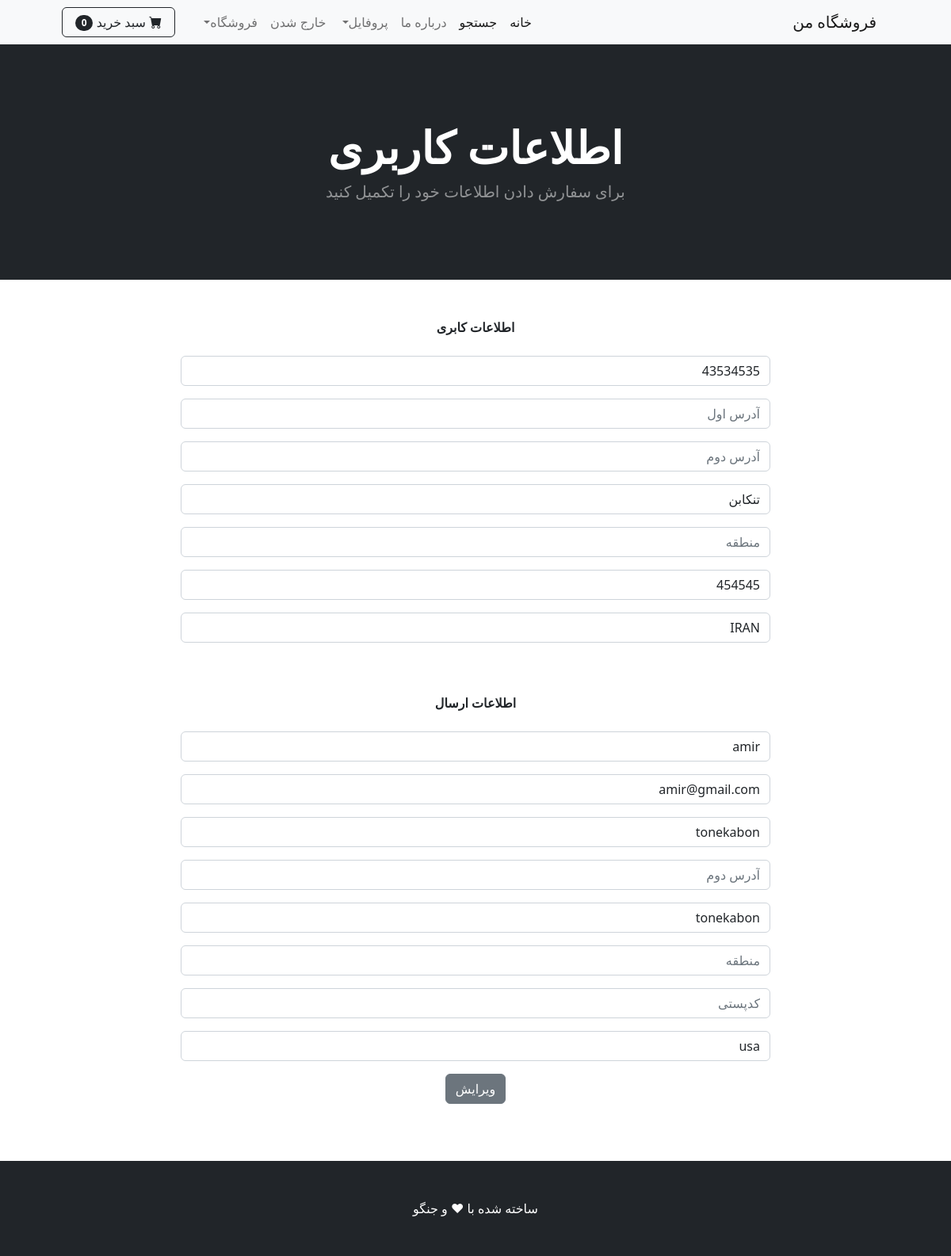
The page /update_info/ (signed in) on the database its author committed.
### shop/models.py (models this page shows, shortened)
class Profile(models.Model):
    user = models.OneToOneField(User,on_delete=models.CASCADE)
    date_modified = models.DateTimeField(User,auto_now = True)
    phone = models.CharField(max_length=25,blank=True)
    address1 = models.CharField(max_length=250,blank=True)
    address2 = models.CharField(max_length=250,blank=True)
    city = models.CharField(max_length=25,blank=True)
    state = models.CharField(max_length=25,blank=True)
    zipcode = models.CharField(max_length=25,blank=True)
    country = models.CharField(max_length=25,default='IRAN')
    old_cart = models.CharField(max_length=200,blank=True,null=True)

### payment/models.py (models this page shows, shortened)
class ShippingAddress(models.Model):
    user = models.ForeignKey(User, on_delete=models.CASCADE,null=True,blank=True)
    shipping_full_name = models.CharField(max_length=250)
    shipping_email = models.CharField(max_length=300)
    shipping_address1 = models.CharField(max_length=250,blank=True)
    shipping_address2 = models.CharField(max_length=250,blank=True,null=True)
    shipping_city = models.CharField(max_length=25,blank=True)
    shipping_state = models.CharField(max_length=25,blank=True,null=True)
    shipping_zipcode = models.CharField(max_length=25,blank=True,null=True)
    shipping_country = models.CharField(max_length=25,default='IRAN')
    class Meta:
        verbose_name_plural = 'Shipping Address'

### shop/views.py (the view)
# urls.py: path('update_info/',views.update_info, name="update_info"),
def update_info(request):
    if request.user.is_authenticated:
        current_user = Profile.objects.get(user__id=request.user.id)
        shipping_user = ShippingAddress.objects.get(user__id=request.user.id)
        form = UpdateUserInfo(request.POST or None,instance = current_user)
        shipping_form = ShippingForm(request.POST or None,instance = shipping_user)
        if form.is_valid() or shipping_form.is_valid():
            form.save()
            shipping_form.save()
            messages.success(request,"اطلاعات کاربری شما ویرایش شد")
            return redirect('home')
        return render(request,'update_info.html',{'form':form,'shipping_form':shipping_form})
    else:
        messages.success(request,"ابتدا باید لاگین شوید")
        return redirect('home')

### cart/cart.py (called while the page is built)
    def __len__(self):
        return len(self.cart)

### cart/context_processors.py (called while the page is built)
def cart(request):
    return {'cart':Cart(request)}

### shop/templates/update_info.html (shortened to what this page needs)
{%  extends 'base.html' %}
{% block content %}
<header class="bg-dark py-5">
    <div class="container px-4 px-lg-5 my-5">
        <div class="text-center text-white">
            <h1 class="display-4 fw-bolder">اطلاعات کاربری</h1>
            <p class="lead fw-normal text-white-50 mb-0">برای سفارش دادن اطلاعات خود را تکمیل کنید</p>
        </div>
    </div>
</header>
<br><br>
<div class="container">
    <div class="row">
        <center>
            <div class="col-8">
                <strong>اطلاعات کابری</strong>
                <br><br>
                <form method="POST" action="{% url 'update_info' %}">
                        {{ form.as_p }}
                        <br><br>
                        <strong>اطلاعات ارسال</strong>
                        <br><br>
                        {{ shipping_form.as_p }}
                    <button type="submit" class="btn btn-secondary">ویرایش</button>
                </form>
                <br>
            </div>
        </center>
    </div>
</div>
<br><br>
{% endblock %}

### rows shown on the page
Profile: phone "43534535", city "تنکابن", zipcode "454545", country "IRAN"
ShippingAddress: shipping_full_name "amir", shipping_email "amir@gmail.com", shipping_address1 "tonekabon", shipping_city "tonekabon", shipping_country "usa"

### other values the page prints
{{ cart|length }} "0"
